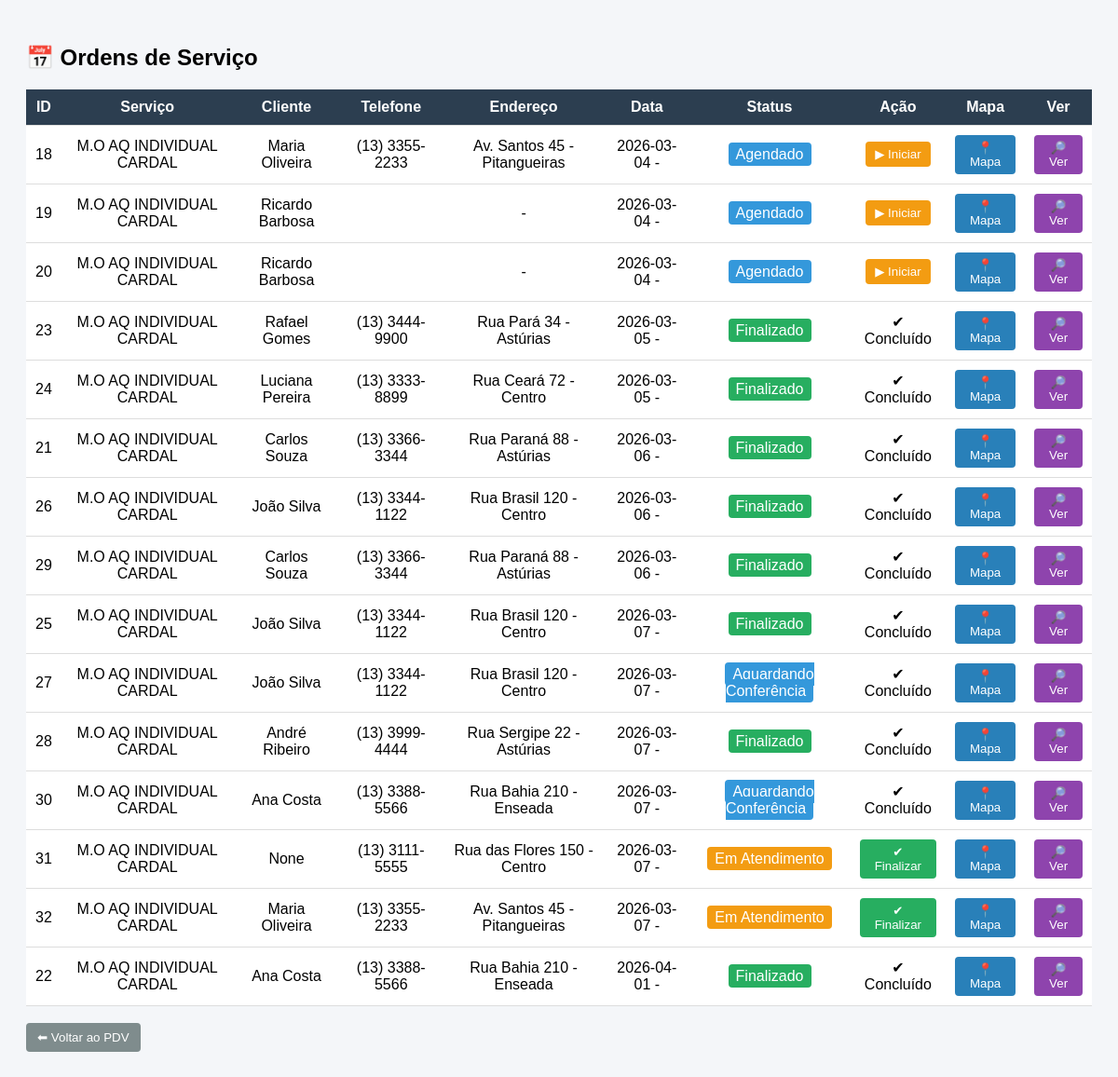
/ordens_servico (signed in), run on an earlier commit of the app's database.
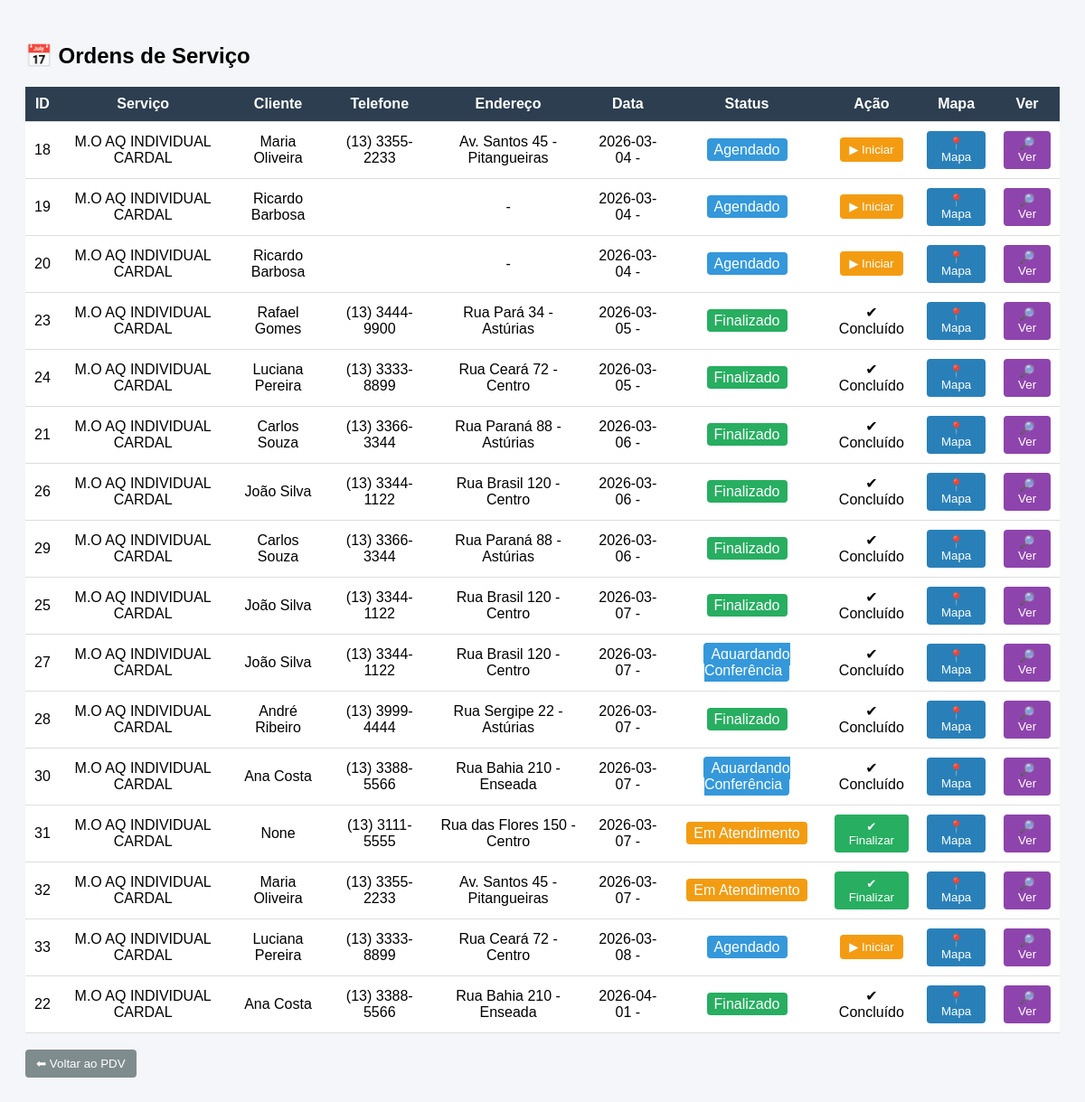
And on a later commit of the database.
### tables this page shows
CREATE TABLE ordem_servico (
    id INTEGER PRIMARY KEY AUTOINCREMENT,
    servico_nome TEXT NOT NULL,
    data_agendamento TEXT NOT NULL,
    status TEXT DEFAULT 'Agendado',
    data_criacao TEXT NOT NULL
, cliente_id INTEGER, hora TEXT, tecnico_id INTEGER, defeito_reclamado TEXT, produto_defeito TEXT, observacao TEXT, diagnostico TEXT, solucao TEXT, pecas_trocadas TEXT, checklist_json TEXT, assinatura_nome TEXT, assinatura_data TEXT, foto_inicio TEXT, foto_fim TEXT, assinatura_imagem TEXT, movimento_id INTEGER);

CREATE TABLE clientes (
    id INTEGER PRIMARY KEY AUTOINCREMENT,
    tipo TEXT,  -- PF ou PJ

    nome TEXT,
    razao_social TEXT,

    cpf TEXT,
    cnpj TEXT,

    telefone TEXT,
    whatsapp TEXT,
    email TEXT,

    endereco TEXT,
    numero TEXT,
    bairro TEXT,
    cidade TEXT,
    cep TEXT,

    endereco_entrega TEXT,
    numero_entrega TEXT,
    bairro_entrega TEXT,
    cidade_entrega TEXT,
    cep_entrega TEXT,

    observacoes TEXT,
    data_cadastro TEXT
);

### app.py (the view)
@app.route("/ordens_servico")
def ordens_servico():
    conn = get_db()
    cursor = conn.cursor()
    cursor.execute("""
    SELECT
        os.id,
        os.servico_nome,
        os.data_agendamento,
        os.status,
        c.nome,
        c.telefone,
        c.endereco,
        c.numero,
        c.bairro,
        c.cidade
    FROM ordem_servico os
    LEFT JOIN clientes c ON os.cliente_id = c.id
    ORDER BY os.data_agendamento
    """)
    ordens = cursor.fetchall()
    conn.close()
    return render_template("ordens_servico.html", ordens=ordens)

### app.py (called while the page is built, shortened)
def get_db():
    conn = sqlite3.connect("database.db", timeout=10)
    conn.row_factory = sqlite3.Row
    return conn

def ensure_funcionarios_auth_columns():
    global AUTH_SCHEMA_READY
    if AUTH_SCHEMA_READY:
        return

@app.before_request
def validar_acesso():
    ensure_funcionarios_auth_columns()
    endpoint = request.endpoint or ""
    if endpoint in AUTH_PUBLIC_ENDPOINTS:
        return None
    if endpoint.startswith("static"):
        return None
    if "user_id" not in session:
        return redirect(url_for("login", next=request.path))
    if endpoint in PROPRIETARIO_ENDPOINTS and (session.get("user_role") != "proprietario"):
        return resposta_acesso_negado("Acesso permitido apenas para proprietario.")
    if endpoint in GERENTE_ENDPOINTS and nivel_usuario() < ROLE_LEVEL["gerente"]:
        return resposta_acesso_negado("Acesso permitido para gerente ou proprietario.")
    return None

@app.context_processor
def injetar_usuario():
    return {
        "usuario_logado": session.get("user_nome"),
        "perfil_logado": session.get("user_role"),
    }

### templates/ordens_servico.html (shortened to what this page needs)
<!DOCTYPE html>
<html>
<head>
</head>
<body>
<h2>📅 Ordens de Serviço</h2>
<table>
<tr>
<th>ID</th>
<th>Serviço</th>
<th>Cliente</th>
<th>Telefone</th>
<th>Endereço</th>
<th>Data</th>
<th>Status</th>
<th>Ação</th>
<th>Mapa</th>
<th>Ver</th>
</tr>
{% for os in ordens %}
<tr>
<td>{{ os.id }}</td>
<td>{{ os.servico_nome }}</td>
<td>{{ os.nome }}</td>
<td>{{ os.telefone }}</td>
<td>
{{ os.endereco }} {{ os.numero }} - {{ os.bairro }}
</td>
<td>
{{ os.data_agendamento }} - {{ os.hora }}
</td>
<td>
{% if os.status == "Agendado" %}
<span class="status-agendado">Agendado</span>
{% elif os.status == "Em Atendimento" %}
<span class="status-andamento">Em Atendimento</span>
{% elif os.status == "Aguardando Conferencia" %}
<span class="status-agendado">Aguardando Conferência</span>
{% else %}
<span class="status-finalizado">Finalizado</span>
{% endif %}
</td>
<td>
{% if os.status == "Agendado" %}
<a href="/atualizar_status/{{ os.id }}/Em Atendimento">
<button class="btn-iniciar">▶ Iniciar</button>
</a>
{% elif os.status == "Em Atendimento" %}
<a href="/atualizar_status/{{ os.id }}/Finalizado">
<button class="btn-finalizar">✔ Finalizar</button>
</a>
{% else %}
✔ Concluído
{% endif %}
</td>
<td>
<a target="_blank"
href="https://www.google.com/maps/search/?api=1&query={{ os.endereco }} {{ os.numero }} {{ os.bairro }} {{ os.cidade }}">
<button class="btn-mapa">📍 Mapa</button>
</a>
</td>
<td>
<a href="/ordem/{{ os.id }}">
<button class="btn-ver">🔎 Ver</button>
</a>
</td>
</tr>
{% endfor %}
</table>
<br>
<a href="/pdv">
<button class="btn-voltar">⬅ Voltar ao PDV</button>
</a>
</body>
</html>

What changed in the data, as far as the page shows it:
added ordem_servico: id "33", servico_nome "M.O AQ INDIVIDUAL CARDAL", nome "Luciana Pereira", telefone "(13) 3333-8899", endereco "Rua Ceará", numero "72", bairro "Centro", data_agendamento "2026-03-08", status "Agendado"
